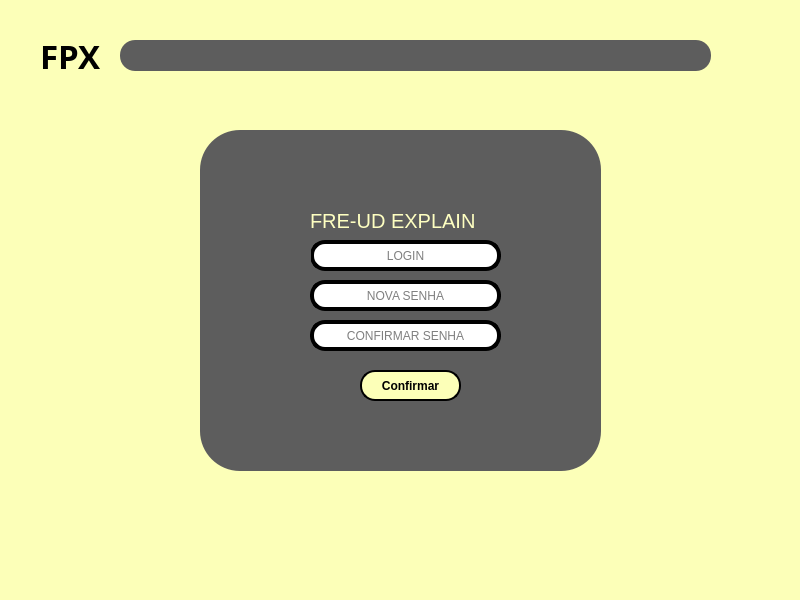
<?xml version="1.0" encoding="UTF-8"?>
<ui version="4.0">
 <class>MainWindow</class>
 <widget class="QMainWindow" name="MainWindow">
  <property name="geometry">
   <rect>
    <x>0</x>
    <y>0</y>
    <width>800</width>
    <height>600</height>
   </rect>
  </property>
  <property name="minimumSize">
   <size>
    <width>800</width>
    <height>600</height>
   </size>
  </property>
  <property name="maximumSize">
   <size>
    <width>800</width>
    <height>600</height>
   </size>
  </property>
  <property name="windowTitle">
   <string>Editar Senha</string>
  </property>
  <property name="windowIcon">
   <iconset>
    <normaloff>../../../Downloads/guilherme puto/sources/Icone janela.png</normaloff>../../../Downloads/guilherme puto/sources/Icone janela.png</iconset>
  </property>
  <property name="styleSheet">
   <string notr="true">background-color: rgb(254, 255, 193);
background-color: rgb(252, 255, 184);</string>
  </property>
  <widget class="QWidget" name="centralwidget">
   <widget class="QFrame" name="frame_2">
    <property name="geometry">
     <rect>
      <x>200</x>
      <y>130</y>
      <width>401</width>
      <height>341</height>
     </rect>
    </property>
    <property name="styleSheet">
     <string notr="true">background-color: rgb(93, 93, 93);
border-radius: 40px;
border-style: outset;
border- width: 4px;</string>
    </property>
    <property name="frameShape">
     <enum>QFrame::StyledPanel</enum>
    </property>
    <property name="frameShadow">
     <enum>QFrame::Raised</enum>
    </property>
    <widget class="QPushButton" name="pushButton_2">
     <property name="geometry">
      <rect>
       <x>160</x>
       <y>240</y>
       <width>101</width>
       <height>31</height>
      </rect>
     </property>
     <property name="font">
      <font>
       <weight>75</weight>
       <bold>true</bold>
      </font>
     </property>
     <property name="mouseTracking">
      <bool>true</bool>
     </property>
     <property name="styleSheet">
      <string notr="true">background-color: rgb(252, 255, 184);
border-style: outset;
border-width: 2px;
border-radius: 15px;
border-color: black;
</string>
     </property>
     <property name="text">
      <string>Confirmar</string>
     </property>
    </widget>
    <widget class="QLineEdit" name="lineEdit">
     <property name="geometry">
      <rect>
       <x>110</x>
       <y>110</y>
       <width>191</width>
       <height>31</height>
      </rect>
     </property>
     <property name="styleSheet">
      <string notr="true">background-color: rgb(255, 255, 255);
border-radius: 15px;
border-style: outset;
border-width: 4px;
</string>
     </property>
     <property name="alignment">
      <set>Qt::AlignCenter</set>
     </property>
     <property name="placeholderText">
      <string>LOGIN</string>
     </property>
     <property name="cursorMoveStyle">
      <enum>Qt::LogicalMoveStyle</enum>
     </property>
    </widget>
    <widget class="QLineEdit" name="lineEdit_2">
     <property name="geometry">
      <rect>
       <x>110</x>
       <y>150</y>
       <width>191</width>
       <height>31</height>
      </rect>
     </property>
     <property name="styleSheet">
      <string notr="true">background-color: rgb(255, 255, 255);
border-radius: 15px;
border-style: outset;
border-width: 4px;</string>
     </property>
     <property name="echoMode">
      <enum>QLineEdit::Password</enum>
     </property>
     <property name="alignment">
      <set>Qt::AlignCenter</set>
     </property>
     <property name="placeholderText">
      <string>NOVA SENHA</string>
     </property>
    </widget>
    <widget class="QLabel" name="label_2">
     <property name="geometry">
      <rect>
       <x>110</x>
       <y>80</y>
       <width>211</width>
       <height>21</height>
      </rect>
     </property>
     <property name="font">
      <font>
       <pointsize>15</pointsize>
      </font>
     </property>
     <property name="styleSheet">
      <string notr="true">color: rgb(254, 255, 193);</string>
     </property>
     <property name="text">
      <string>FRE-UD EXPLAIN</string>
     </property>
    </widget>
    <widget class="QLabel" name="label_4">
     <property name="geometry">
      <rect>
       <x>70</x>
       <y>150</y>
       <width>31</width>
       <height>41</height>
      </rect>
     </property>
     <property name="text">
      <string/>
     </property>
     <property name="pixmap">
      <pixmap>../../Downloads/simbolo-de-cadeado-para-interface-de-seguranca (2).png</pixmap>
     </property>
    </widget>
    <widget class="QLabel" name="label_5">
     <property name="geometry">
      <rect>
       <x>70</x>
       <y>100</y>
       <width>41</width>
       <height>41</height>
      </rect>
     </property>
     <property name="text">
      <string/>
     </property>
     <property name="pixmap">
      <pixmap>../../Downloads/login.png</pixmap>
     </property>
    </widget>
    <widget class="QLineEdit" name="lineEdit_3">
     <property name="geometry">
      <rect>
       <x>110</x>
       <y>190</y>
       <width>191</width>
       <height>31</height>
      </rect>
     </property>
     <property name="styleSheet">
      <string notr="true">background-color: rgb(255, 255, 255);
border-radius: 15px;
border-style: outset;
border-width: 4px;</string>
     </property>
     <property name="echoMode">
      <enum>QLineEdit::Password</enum>
     </property>
     <property name="alignment">
      <set>Qt::AlignCenter</set>
     </property>
     <property name="placeholderText">
      <string>CONFIRMAR SENHA</string>
     </property>
    </widget>
    <widget class="QLabel" name="label_3">
     <property name="geometry">
      <rect>
       <x>100</x>
       <y>290</y>
       <width>221</width>
       <height>20</height>
      </rect>
     </property>
     <property name="font">
      <font>
       <pointsize>10</pointsize>
       <italic>true</italic>
      </font>
     </property>
     <property name="styleSheet">
      <string notr="true">color: rgb(255, 255, 255);</string>
     </property>
     <property name="text">
      <string/>
     </property>
     <property name="alignment">
      <set>Qt::AlignCenter</set>
     </property>
    </widget>
   </widget>
   <widget class="QFrame" name="frame">
    <property name="geometry">
     <rect>
      <x>120</x>
      <y>40</y>
      <width>591</width>
      <height>31</height>
     </rect>
    </property>
    <property name="styleSheet">
     <string notr="true">background-color: rgb(93, 93, 93);
border-radius: 15px;
border-style: outset;
border- width: 2px;</string>
    </property>
    <property name="frameShape">
     <enum>QFrame::StyledPanel</enum>
    </property>
    <property name="frameShadow">
     <enum>QFrame::Raised</enum>
    </property>
   </widget>
   <widget class="QLabel" name="label">
    <property name="geometry">
     <rect>
      <x>40</x>
      <y>40</y>
      <width>71</width>
      <height>31</height>
     </rect>
    </property>
    <property name="font">
     <font>
      <family>Arial Black</family>
      <pointsize>25</pointsize>
      <weight>75</weight>
      <bold>true</bold>
     </font>
    </property>
    <property name="text">
     <string>FPX</string>
    </property>
   </widget>
  </widget>
  <widget class="QMenuBar" name="menubar">
   <property name="geometry">
    <rect>
     <x>0</x>
     <y>0</y>
     <width>800</width>
     <height>21</height>
    </rect>
   </property>
  </widget>
  <widget class="QStatusBar" name="statusbar"/>
 </widget>
 <resources/>
 <connections/>
</ui>
